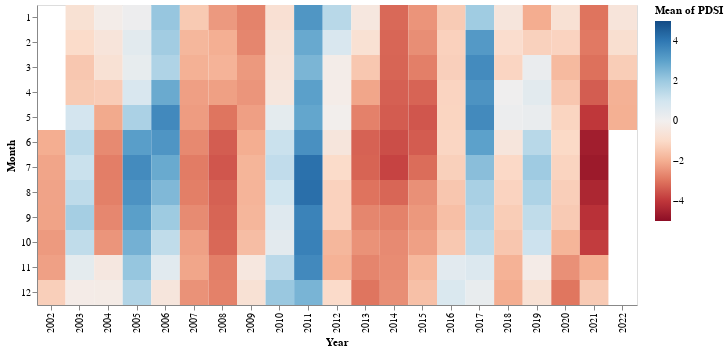

Write notebook code for a chart like this one.
### Markdown cell above
* heatmap을 그렸으면, tooltip을 추가해봅시다. 아래의 값이 모두 표현되어야 합니다.
  * X, Y, color (Year, Month, PDSI value의 평균값)

### Code cell
alt.Chart(pdsi_df).mark_rect().encode(
    x="Year:O",
    y="Month:O",
    color = alt.Color("mean(PDSI)", scale=alt.Scale(scheme='redblue', domain=(-5, 5))),
    tooltip=['Year:O', 'Month:O', 'mean(PDSI)']
).properties(width=600, height=300).interactive()

### Figure 1 — Vega-Lite specification as saved in the notebook (floating-point values rounded to 4 significant figures; data arrays with more than 128 entries replaced by an {"elided": "..."} marker saying what was removed)
{"config": {"view": {"continuousWidth": 400, "continuousHeight": 300}}, "data": {"name": "data-57fe037d9fb61f091aa6445c7c137113"}, "mark": "rect", "encoding": {"color": {"aggregate": "mean", "field": "PDSI", "scale": {"domain": [-5, 5], "scheme": "redblue"}, "type": "quantitative"}, "tooltip": [{"field": "Year", "type": "ordinal"}, {"field": "Month", "type": "ordinal"}, {"aggregate": "mean", "field": "PDSI", "type": "quantitative"}], "x": {"field": "Year", "type": "ordinal"}, "y": {"field": "Month", "type": "ordinal"}}, "height": 300, "selection": {"selector001": {"type": "interval", "bind": "scales", "encodings": ["x", "y"]}}, "width": 600, "$schema": "https://vega.github.io/schema/vega-lite/v4.17.0.json", "datasets": {"data-57fe037d9fb61f091aa6445c7c137113": {"elided": "1454 records"}}}
